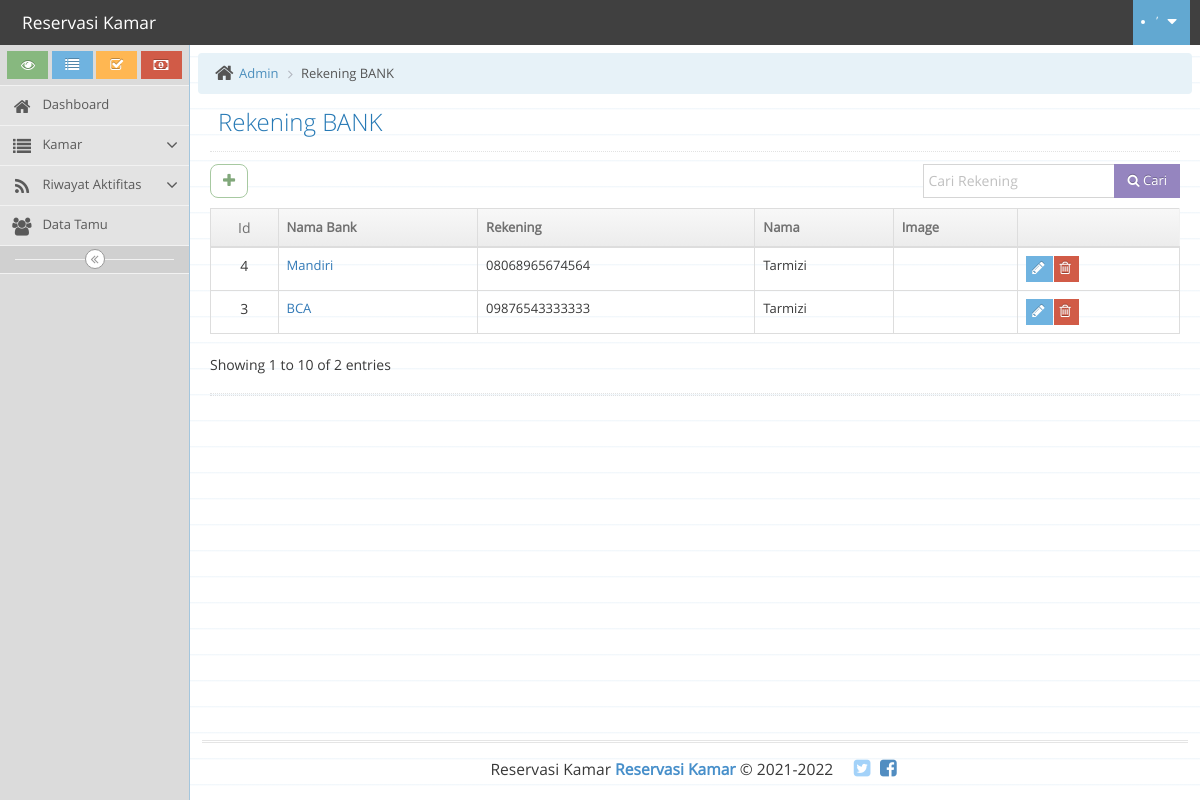
Screenshot of /index.php/admin/bank with the database file from the repository.
### tables this page shows
CREATE TABLE IF NOT EXISTS `bank` (
  `idbank` int(11) NOT NULL AUTO_INCREMENT,
  `namanasabah` varchar(50) DEFAULT NULL,
  `namabank` varchar(35) NOT NULL,
  `rekening` varchar(60) NOT NULL,
  `gambar` text NOT NULL,
  PRIMARY KEY (`idbank`)
);

### application/controllers/admin/Bank.php (called while the page is built, shortened)
<?php
class Bank extends CI_Controller
{
    function __construct()
    {
        $this->load->model('Bank_model');
        $this->load->library('form_validation');
        $this->load->model("Aktifitasakun_model");
    }
    public function index()
    {
        $q = urldecode($this->input->get('q', TRUE));
        $start = intval($this->input->get('start'));
        if ($q <> '') {
            $config['base_url'] = base_url() . 'bank/index.html?q=' . urlencode($q);
            $config['first_url'] = base_url() . 'bank/index.html?q=' . urlencode($q);
        } else {
            $config['base_url'] = base_url() . 'bank/index.html';
            $config['first_url'] = base_url() . 'bank/index.html';
        }
        $config['per_page'] = 10;
        $config['page_query_string'] = TRUE;
        $config['total_rows'] = $this->Bank_model->total_rows($q);
        $bank = $this->Bank_model->get_limit_data($config['per_page'], $start, $q);
        $this->load->library('pagination');
        $this->pagination->initialize($config);
		$boot = array(
            'assets/css/bootstrap-timepicker.min.css',
            'assets/css/daterangepicker.min.css',
            'assets/css/bootstrap-datetimepicker.min.css',
        );
        $data = array(
            'bank_data' => $bank,
            'q' => $q,
            'per_page' => $config['per_page'],
            'pagination' => $this->pagination->create_links(),
            'total_rows' => $config['total_rows'],
            'start' => $start,
            'judul' => array("Rekening BANK"),
            'konten' => "admin/bank/bank_list",
            'script' => "admin/bank/bank_list_script",
            'bootstrap' => $boot
        );
        $this->load->view('admin/container', $data);
    }
}

### index.php (called while the page is built, shortened)
<?php
require_once BASEPATH.'core/CodeIgniter.php';

### application/config/config.php (called while the page is built, shortened)
<?php
$config['app_name'] = "Reservasi Kamar";
$config['base_url'] = ((isset($_SERVER['HTTPS']) && $_SERVER['HTTPS'] == "on") ? "https" : "http");
$config['base_url'] .= "://".$_SERVER['HTTP_HOST'];
$config['base_url'] .= preg_replace('@/+$@','',dirname($_SERVER['SCRIPT_NAME'])).'/';
$config['index_page'] = '';
$config['uri_protocol']	= 'REQUEST_URI';
$config['url_suffix'] = '';
$config['language']	= 'english';
$config['charset'] = 'UTF-8';
$config['enable_hooks'] = FALSE;
$config['subclass_prefix'] = 'MY_';
$config['composer_autoload'] = FALSE;
$config['permitted_uri_chars'] = 'a-z 0-9~%.:_\-';
$config['enable_query_strings'] = FALSE;
$config['controller_trigger'] = 'c';
$config['function_trigger'] = 'm';
$config['directory_trigger'] = 'd';
$config['allow_get_array'] = TRUE;
$config['log_threshold'] = 0;
$config['log_path'] = '';
$config['log_file_extension'] = '';
$config['log_file_permissions'] = 0644;
$config['log_date_format'] = 'Y-m-d H:i:s';
$config['error_views_path'] = '';
$config['cache_path'] = '';
$config['cache_query_string'] = FALSE;
$config['encryption_key'] = '';
$config['sess_driver'] = 'files';
$config['sess_cookie_name'] = 't_sess';
$config['sess_expiration'] = 0;
$config['sess_save_path'] = NULL;
$config['sess_match_ip'] = FALSE;
$config['sess_time_to_update'] = 300;
$config['sess_regenerate_destroy'] = FALSE;
$config['cookie_prefix']	= '';
$config['cookie_domain']	= '';
$config['cookie_path']		= '/';
$config['cookie_secure']	= FALSE;
$config['cookie_httponly'] 	= FALSE;
$config['standardize_newlines'] = FALSE;
$config['global_xss_filtering'] = FALSE;
$config['csrf_protection'] = FALSE;
$config['csrf_token_name'] = 'csrf_test_name';
$config['csrf_cookie_name'] = 'csrf_cookie_name';
$config['csrf_expire'] = 7200;
$config['csrf_regenerate'] = TRUE;
$config['csrf_exclude_uris'] = array();
$config['compress_output'] = FALSE;
$config['time_reference'] = 'local';
$config['rewrite_short_tags'] = FALSE;
$config['proxy_ips'] = '';

### application/models/Bank_model.php (called while the page is built, shortened)
<?php
class Bank_model extends CI_Model
{
    public $table = 'bank';
    public $id = 'idbank';
    public $order = 'DESC';
    function total_rows($q = NULL) {
        $this->db->like('idbank', $q);
	$this->db->or_like('namabank', $q);
	$this->db->or_like('rekening', $q);
	$this->db->or_like('gambar', $q);
	$this->db->from($this->table);
        return $this->db->count_all_results();
    }
    function get_limit_data($limit, $start = 0, $q = NULL) {
        $this->db->order_by($this->id, $this->order);
        $this->db->like('idbank', $q);
	$this->db->or_like('namabank', $q);
	$this->db->or_like('rekening', $q);
	$this->db->or_like('gambar', $q);
	$this->db->limit($limit, $start);
        return $this->db->get($this->table)->result();
    }
}

### application/views/admin/bank/bank_list.php (the view, shortened to what this page needs)
<div class="row">
	<div class="col-xs-12">
		<div class="row" style="margin-bottom: 10px">
            <div class="col-md-4">
				<div class="btn-group btn-corner">
					<a href="admin/Bank/create" class="btn btn-white btn-success tooltips-slide-down" title="Tambah data">
						<i class="fa fa-plus bigger-110"></i>
					</a>
				</div>
            </div>
            <div class="col-md-4 text-center">
            </div>
            <div class="col-md-4 text-right">
                <form action="<?php echo site_url('admin/Bank/index'); ?>" class="form-inline" method="get">
                    <div class="input-group">
                        <input type="text" class="form-control search-query" name="q" value="<?php echo $q; ?>" placeholder="Cari Rekening">
                        <span class="input-group-btn">
							<button class="btn btn-purple btn-sm" type="submit">
								<span class="fa fa-search"></span>
								Cari
							</button>
                        </span>
                    </div>
                </form>
            </div>
        </div>
		<div class="row">
			<div class="col-xs-12">
				<table id="simple-table" class="table  table-bordered table-hover">
					<thead>
						<tr>
							<th class="center">
								<label class="pos-rel">
									Id
								</label>
							</th>
							<th>Nama Bank</th>
							<th>Rekening</th>
							<th>Nama</th>
							<th>Image</th>
							<th></th>
						</tr>
					</thead>
					<tbody>
						<?php
						foreach($bank_data as $bank){
						?>
						<tr>
							<td class="center">
								<label class="pos-rel data-id"><?php echo $bank->idbank ?></label>
							</td>
							<td>
								<a href="" onClick="return false"><?php echo $bank->namabank ?></a>
							</td>
							<td><?php echo $bank->rekening ?></td>
							<td><?php echo $bank->namanasabah ?></td>
							<td class="hidden-480 center"><img src="<?php echo $bank->gambar ?>" alt="" width="auto" height="50px"></td>
							<td>
								<div class="hidden-sm hidden-xs btn-group">
									<button class="btn btn-xs btn-info tooltips-slide-down" title="Edit">
										<i class="ace-icon fa fa-pencil bigger-120"></i>
									</button>
									<button class="btn btn-xs btn-danger tooltips-slide-down" title="DoubleClick: Hapus">
										<i class="ace-icon fa fa-trash-o bigger-120"></i>
									</button>
								</div>
							</td>
						</tr>
						<?php
						}
						?>
					</tbody>
				</table>
			</div>
		</div>
        <div class="row">
            <div class="col-xs-6">
				<div class="dataTables_info">Showing <?php echo $start+1?> to <?php echo $start+$per_page ?> of <?php echo $total_rows ?> entries</div>
	   		</div>
            <div class="col-xs-6">
            </div>
        </div>
		<div class="hr hr-18 dotted hr-double"></div>
	</div>
</div>

### rows the page displays
bank: idbank "4", namabank "Mandiri", rekening "08068965674564", namanasabah "Tarmizi"
bank: idbank "3", namabank "BCA", rekening "09876543333333", namanasabah "Tarmizi"

### other values shown
$this->config->item('app_name') "Reservasi Kamar"
$title "Rekening BANK"
$judul[0] "Rekening BANK"
$start+1 "1"
$start+$per_page "10"
$total_rows "2"
$this->config->item("app_name") "Reservasi Kamar"
